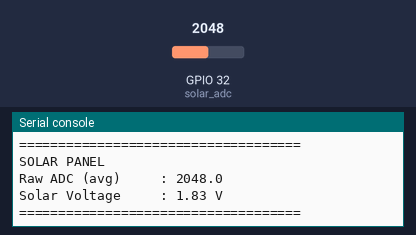
Bench run of a program on a simulated ESP32 board running MicroPython. On the bench: the last lines printed to the serial console. Inputs (shaded band) come from the test bench; at power-on: GPIO 32 (solar_adc) = 2048 (analog values on the 0–4095 scale).

Above: at 1.2 s.
1.3 s: GPIO 32 (solar_adc) set to 2866
At 2.6 s:
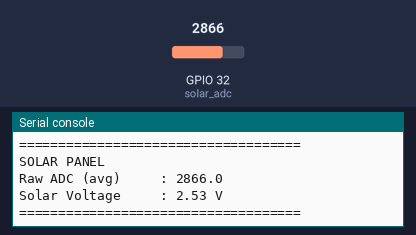
2.8 s: GPIO 32 (solar_adc) set to 3603
At 4.1 s:
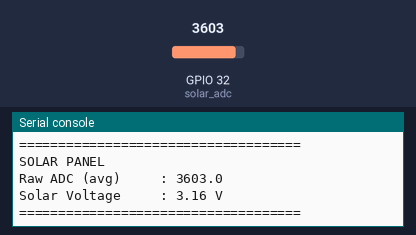
Timing chart, 0 to 5.8 s (numbered marks = the images above; inputs shaded):
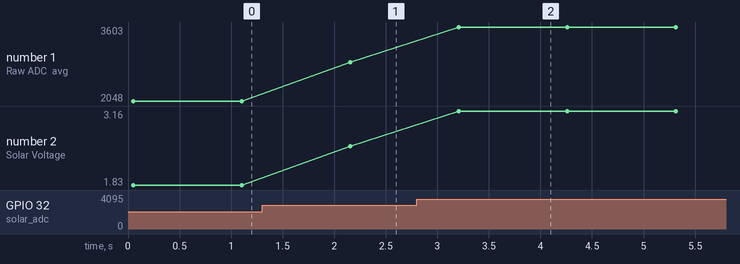

The program:

solar_voltage_test.py
```python
from machine import ADC, Pin
import time

# ==========================================
# PIN CONFIGURATION
# ==========================================
# Solar panel voltage divider -> GPIO32
solar_adc = ADC(Pin(32))
solar_adc.atten(ADC.ATTN_11DB)

# ==========================================
# CALIBRATION - SOLAR PANEL
# ==========================================
SOLAR_SLOPE = 0.000854
SOLAR_OFFSET = 0.079

NUM_SAMPLES = 10


def read_averaged(adc, samples=NUM_SAMPLES):
    """Read the ADC multiple times and return the average raw value."""
    total = 0

    for _ in range(samples):
        total += adc.read()
        time.sleep_ms(5)

    return total / samples


while True:
    solar_raw = read_averaged(solar_adc)
    solar_voltage = (solar_raw * SOLAR_SLOPE) + SOLAR_OFFSET

    print("====================================")
    print("SOLAR PANEL")
    print("Raw ADC (avg)     :", round(solar_raw, 1))
    print("Solar Voltage     :", round(solar_voltage, 2), "V")
    print("====================================")

    time.sleep(1)
```

Measured:
- after the input at 1.3 s, the serial console: prints a new line after 0.86 s (image 1)
- after the input at 2.8 s, the serial console: prints a new line after 0.41 s (image 2)
- plotted number 1: 2048 → 2866 after the input at 1.3 s, 2866 → 3603 after the input at 2.8 s
- plotted number 2: 1.83 → 2.53 after the input at 1.3 s, 2.53 → 3.16 after the input at 2.8 s
